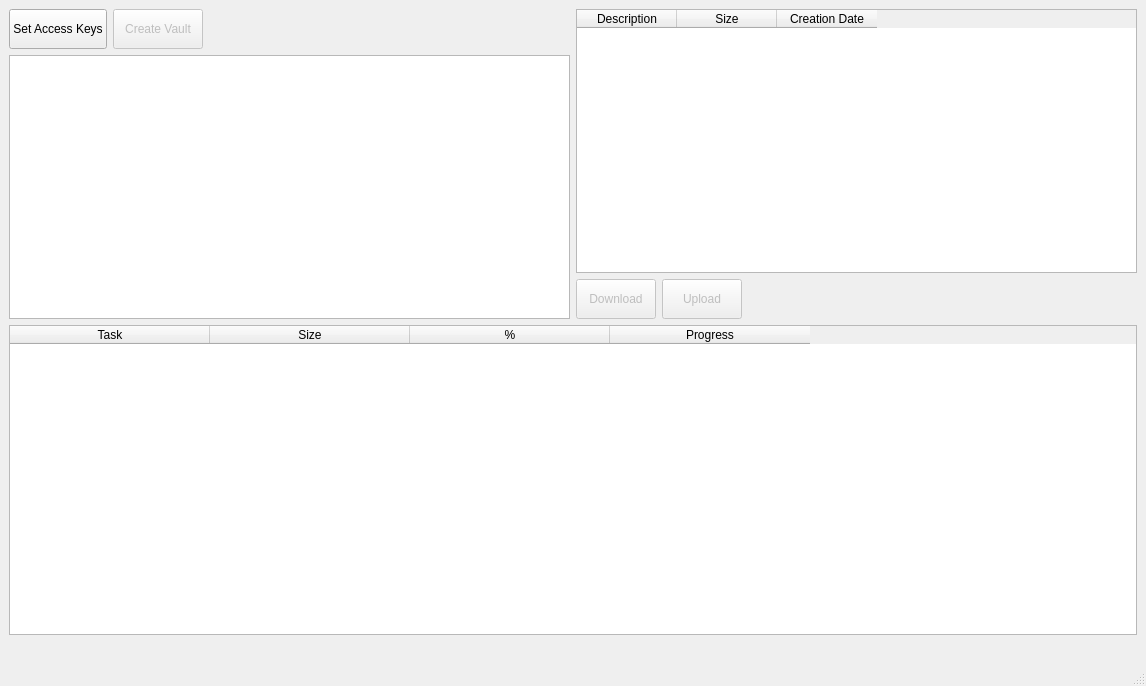
<?xml version="1.0" encoding="UTF-8"?>
<ui version="4.0">
 <class>MainWindow</class>
 <widget class="QMainWindow" name="MainWindow">
  <property name="geometry">
   <rect>
    <x>0</x>
    <y>0</y>
    <width>1146</width>
    <height>686</height>
   </rect>
  </property>
  <property name="contextMenuPolicy">
   <enum>Qt::CustomContextMenu</enum>
  </property>
  <property name="windowTitle">
   <string>MainWindow</string>
  </property>
  <widget class="QWidget" name="centralwidget">
   <layout class="QGridLayout" name="gridLayout">
    <item row="1" column="0">
     <layout class="QHBoxLayout" name="speller2">
      <item>
       <spacer name="horizontalSpacer">
        <property name="orientation">
         <enum>Qt::Horizontal</enum>
        </property>
        <property name="sizeHint" stdset="0">
         <size>
          <width>40</width>
          <height>20</height>
         </size>
        </property>
       </spacer>
      </item>
     </layout>
    </item>
    <item row="0" column="0">
     <layout class="QVBoxLayout" name="verticalLayout_3">
      <item>
       <layout class="QHBoxLayout" name="horizontalLayout_8">
        <item>
         <layout class="QVBoxLayout" name="speller">
          <item>
           <layout class="QHBoxLayout" name="horizontalLayout">
            <item>
             <widget class="QPushButton" name="access_keys_button">
              <property name="enabled">
               <bool>true</bool>
              </property>
              <property name="minimumSize">
               <size>
                <width>90</width>
                <height>40</height>
               </size>
              </property>
              <property name="autoFillBackground">
               <bool>true</bool>
              </property>
              <property name="text">
               <string>Set Access Keys</string>
              </property>
              <property name="default">
               <bool>false</bool>
              </property>
              <property name="flat">
               <bool>false</bool>
              </property>
             </widget>
            </item>
            <item>
             <widget class="QPushButton" name="create_vault_btn">
              <property name="enabled">
               <bool>false</bool>
              </property>
              <property name="minimumSize">
               <size>
                <width>90</width>
                <height>40</height>
               </size>
              </property>
              <property name="text">
               <string>Create Vault</string>
              </property>
             </widget>
            </item>
            <item>
             <spacer name="horizontalSpacer_2">
              <property name="orientation">
               <enum>Qt::Horizontal</enum>
              </property>
              <property name="sizeHint" stdset="0">
               <size>
                <width>40</width>
                <height>20</height>
               </size>
              </property>
             </spacer>
            </item>
           </layout>
          </item>
          <item>
           <widget class="QTreeView" name="treeView">
            <property name="contextMenuPolicy">
             <enum>Qt::CustomContextMenu</enum>
            </property>
            <property name="editTriggers">
             <set>QAbstractItemView::NoEditTriggers</set>
            </property>
            <property name="alternatingRowColors">
             <bool>true</bool>
            </property>
            <property name="autoExpandDelay">
             <number>0</number>
            </property>
            <attribute name="headerVisible">
             <bool>false</bool>
            </attribute>
           </widget>
          </item>
         </layout>
        </item>
        <item>
         <layout class="QVBoxLayout" name="verticalLayout_4">
          <item>
           <widget class="QTableWidget" name="filesTable">
            <property name="styleSheet">
             <string notr="true">#QHeaderView::section { background-color:#dddddd; }</string>
            </property>
            <property name="selectionBehavior">
             <enum>QAbstractItemView::SelectRows</enum>
            </property>
            <column>
             <property name="text">
              <string>Description</string>
             </property>
            </column>
            <column>
             <property name="text">
              <string>Size</string>
             </property>
            </column>
            <column>
             <property name="text">
              <string>Creation Date</string>
             </property>
            </column>
           </widget>
          </item>
          <item>
           <layout class="QHBoxLayout" name="horizontalLayout_9">
            <item>
             <widget class="QPushButton" name="download_btn">
              <property name="enabled">
               <bool>false</bool>
              </property>
              <property name="minimumSize">
               <size>
                <width>80</width>
                <height>40</height>
               </size>
              </property>
              <property name="text">
               <string>Download</string>
              </property>
              <property name="default">
               <bool>false</bool>
              </property>
              <property name="flat">
               <bool>false</bool>
              </property>
             </widget>
            </item>
            <item>
             <widget class="QPushButton" name="upload_btn">
              <property name="enabled">
               <bool>false</bool>
              </property>
              <property name="minimumSize">
               <size>
                <width>80</width>
                <height>40</height>
               </size>
              </property>
              <property name="text">
               <string>Upload</string>
              </property>
             </widget>
            </item>
            <item>
             <spacer name="horizontalSpacer_3">
              <property name="orientation">
               <enum>Qt::Horizontal</enum>
              </property>
              <property name="sizeHint" stdset="0">
               <size>
                <width>40</width>
                <height>20</height>
               </size>
              </property>
             </spacer>
            </item>
           </layout>
          </item>
         </layout>
        </item>
       </layout>
      </item>
      <item>
       <widget class="QTableWidget" name="tasksTable">
        <property name="minimumSize">
         <size>
          <width>512</width>
          <height>0</height>
         </size>
        </property>
        <property name="columnCount">
         <number>4</number>
        </property>
        <attribute name="horizontalHeaderDefaultSectionSize">
         <number>200</number>
        </attribute>
        <column>
         <property name="text">
          <string>Task</string>
         </property>
        </column>
        <column>
         <property name="text">
          <string>Size</string>
         </property>
        </column>
        <column>
         <property name="text">
          <string>%</string>
         </property>
        </column>
        <column>
         <property name="text">
          <string>Progress</string>
         </property>
        </column>
       </widget>
      </item>
     </layout>
    </item>
   </layout>
  </widget>
  <widget class="QMenuBar" name="menubar">
   <property name="geometry">
    <rect>
     <x>0</x>
     <y>0</y>
     <width>1146</width>
     <height>22</height>
    </rect>
   </property>
  </widget>
  <widget class="QStatusBar" name="statusbar"/>
 </widget>
 <resources/>
 <connections/>
</ui>
